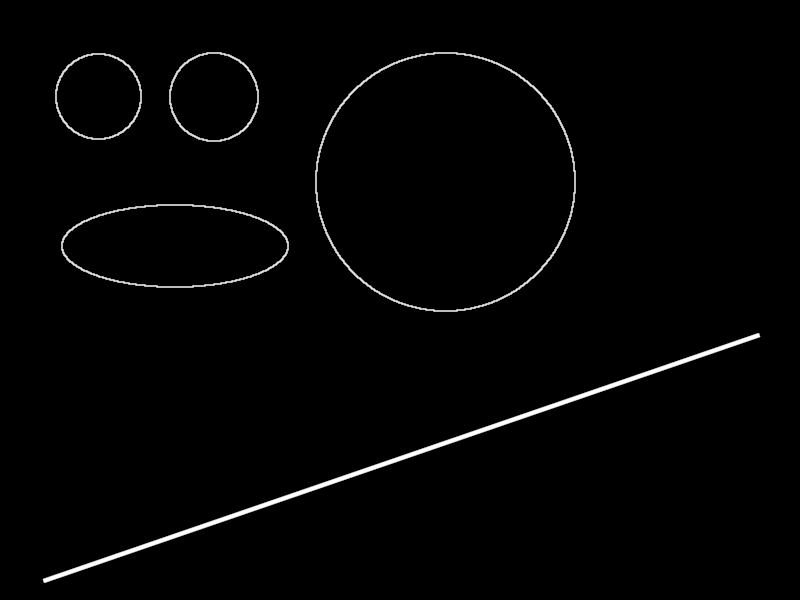
#> input picture images/bitmap.png, 800 x 600 px
$ jupyter execute --allow-errors 5_contours.ipynb   (shell and % lines are left out)
#> lines starting #> are read from the running program, lines starting #| are printed output that depends on the picture; after the words box and inside, x2 and y2 are one past the last pixel; in counts of white or black regions, pixels touching at a corner belong together; long printed decimals are rounded
[cell 1]
import numpy as np
import matplotlib.pyplot as plt
import cv2

[cell 2]
# make the plots bigger
plt.rcParams["figure.figsize"] = (10,10)

# Image segmentation

Segmentation is the process of separating pieces out of the whole. In computer vision this tends to refer to separating groups of pixels and grouping them together.
Segmentation is useful because it allows us to say "this is a ball" and "this is a square". There are many things that fall under segmentation in general, but here we will cover the one provided by OpenCV `findContours` function.

Contours can be a bit difficult to explain because on face-value they look kind of like what edge detection algorithms do. However, they are indeed more powerful, because instead of an bitmap image, denoting a kind of a map of pixels that belong to an edge, contours provide us with the edge boundaries and their relationship to other boundaries.
This makes a big difference because it allows us to test the properties of these objects.

For now, let's quickly whip up an example of edges:

[cell 3]
from scipy import ndimage

img = np.zeros((256, 256), dtype=np.uint8)
img[64:-64, 64:-64] += 3
img[32:-32, 32:-32] += 2
img[16:-16, 16:-16] += 1
plt.imshow(img)
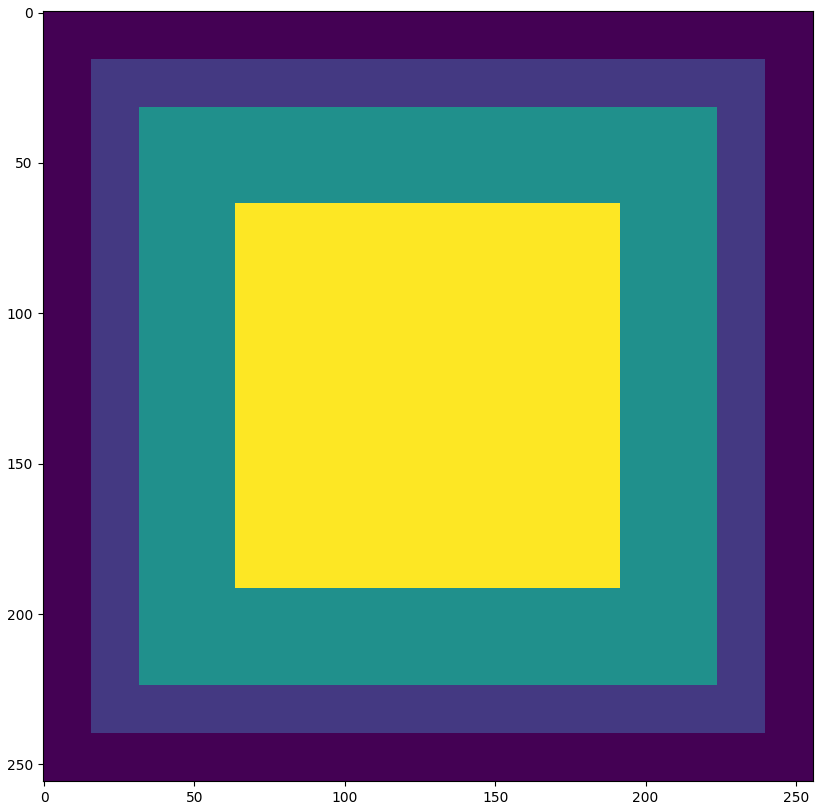
#> figure drawn by matplotlib, 1 panel

Let's repeat what we did in the previous excercise and detect edges:

[cell 4]
edges = cv2.Canny(img, 0, 1)
plt.imshow(edges)
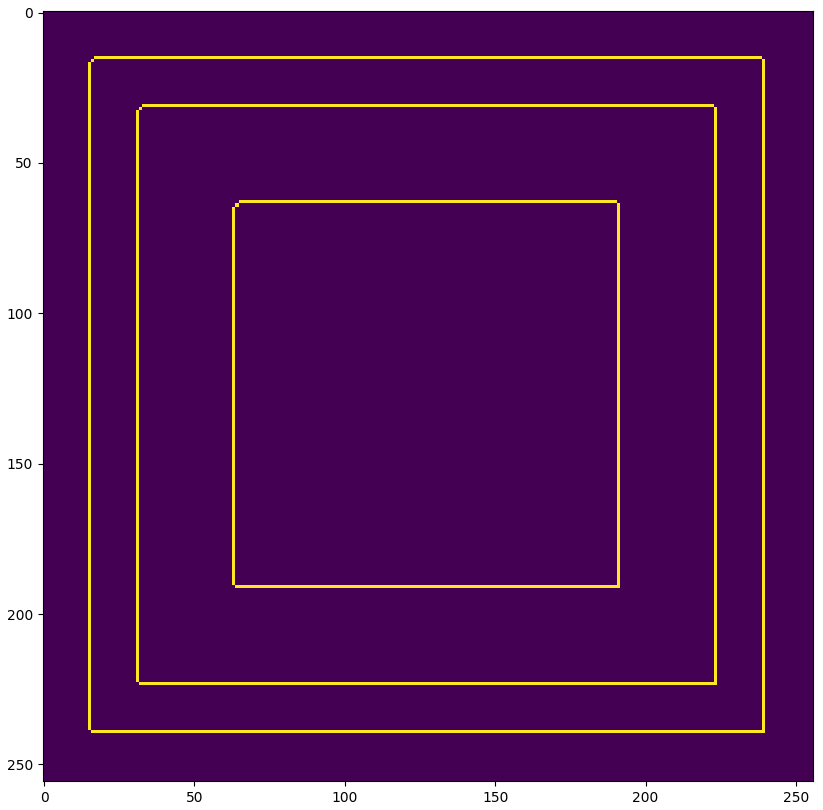
#> figure drawn by matplotlib, 1 panel

# Contours

Everything you could possibly want to learn about contours can be found in the [OpenCV Contours Tutorials](https://docs.opencv.org/3.4/d3/d05/tutorial_py_table_of_contents_contours.html). At this point I would most heartily recommend that you at least cover the [Getting Started](https://docs.opencv.org/3.4/d4/d73/tutorial_py_contours_begin.html) portion of OpenCV tutorials because they will demistify what the function arguments are and what contours are.

After that feel free to jump back to this notebook where I will attempt to demistify what the function returns back. Unfortunately, due to the historical ties of OpenCV to C++ the returned values are somewhat confusing. More than some deep knowledge about contours, I aimed to impart in this notebook a sort-of how-to on code sleuthing on a set of practical examples. I think it's important because more than once you'll find yourself trying to wrap your head around a piece of OpenCV nonsense. We will eventually and periodically return to the topic at hand throughout the text, so there is a chance there is worthy information there, however, if this is not something you feel like you struggle with - jump straight to the second OpenCV tutorial on [Contour Features](https://docs.opencv.org/3.4/dd/d49/tutorial_py_contour_features.html), [Contour Properties](https://docs.opencv.org/3.4/d1/d32/tutorial_py_contour_properties.html) and then jump to the bottom of the notebook titled "Fitting Minimal Area Rectangles".

So, having either read the tutorial, or having pressed the "I believe" button and skipped it, let's move on:

[cell 5]
contours, hierarchy = cv2.findContours(edges, cv2.RETR_TREE, cv2.CHAIN_APPROX_SIMPLE)

Let's visualize this in the same way the [Getting Started](https://docs.opencv.org/3.4/d4/d73/tutorial_py_contours_begin.html) tutorial showed us:

[cell 6]
cimg = np.zeros((256, 256), dtype=np.uint8)
cv2.drawContours(cimg, contours, -1, (255,255,255), 1)
plt.imshow(cimg)

Hmm, but that looks exactly the same as does the output of Canny edge detector?!
So what even is the point of contours?

Let's look at what it actually returned to us:

[cell 7]
print("First Returned Value: contours")
print("    type: ", type(contours))
print("    len: ", len(contours))
print("    len(contours[0]): ", len(contours[0]))
print("First element of contours: ")
print(contours[0])

print()
print()
print()

print("Second Returned Value: hierarchy")
print("    type: ", type(hierarchy))
print("    len: ", len(hierarchy))
print("    len(hierarchy[0]): ", len(hierarchy[0]))
print("First element of hierarchy: ")
print(hierarchy[0])

So how do we make sense of this? Drawing them just makes an image of edges so that's a bust. How many contours did we even found? What are these points even? And how do we interpret the hierarchy matrix?

Here's what the documentation has to say about it:

```
    contours 	 Detected contours. Each contour is stored as a vector of points (e.g. std::vector<std::vector<cv::Point> >).
    hierarchy 	 Optional output vector (e.g. std::vector<cv::Vec4i>), containing information about the image topology. It has as many elements as the number of contours. For each i-th contour contours[i], the elements hierarchy[i][0] , hierarchy[i][1] , hierarchy[i][2] , and hierarchy[i][3] are set to 0-based indices in contours of the next and previous contours at the same hierarchical level, the first child contour and the parent contour, respectively. If for the contour i there are no next, previous, parent, or nested contours, the corresponding elements of hierarchy[i] will be negative.

Note
    In Python, hierarchy is nested inside a top level array. Use hierarchy[0][i] to access hierarchical elements of i-th contour.
```

That doesn't really make sense to me to be honest, except that apparently the length of hierarchy is the number of detected contours. So let's try to manually plot some points:

#> (a cell that did not finish here is left out)

Let's decompose the above for loop. First let's make it clear what we want.

We want to plot all the point of a single contour.
We want to use [matplotlib scatter](https://matplotlib.org/stable/api/_as_gen/matplotlib.pyplot.scatter.html) function to do that.
The `scatter` function expects the coordinates of a point in the plot, i.e. `plt.scatter(x, y)`, therefore we want to find a way to access the points of the first contour that give us the coordinates `(x, y)` of the edge of the contour. Seems reasonable enough.

My personal natural instinct would be that `contours` is a list of detected contours. Each contour itself would be a list of points making up the edges of the contour. So accessing an elements of the list `contours` would given me n-th detected contour and accessing the elements of that would give me the `j-th` point of the `i-th` contour.

So, my personal natural instinct would be to expect contour to be a list of points such as `[(x1, y1), (x2, y2), ...]`. Once I iterate over that list, I would iterate over individual points`(x1, y1)` then `(x2, y2)` and so on. If this were the case I could use the special operator `*`, called the unpacking operator, to plot my points on the graph.

The unpacking operator unpacks an array of values and passes them as individual positional arguments to a function. Effectively, when you want to call a function with multiple arguments, whose values you calculated and added to an array, can use the unpacking operator. Unpacking operator effectively performs the following: `*(x1, x2, x3...) --> x1, x2, x3...`, so when we plot `plt.scatter(*(x1, y1))` Python understands it as `plt.plot(x1, y1)`.
The unpacking operator has a big brother `**` that also works on dictionaries, in which case they would be passed in as keyword arguments instead of positional arguments. So having a dictionary of values like `d = {"arg1": 1, "arg2": 2}` and doing `function(**d)` would be interpreted by Python as `func(arg1=1, arg2=2)`.

So after that little detour back to the for-loop above. So far we expected that `contours` was a list of detected contours and that accessing an element of that list would give me the `i-th` detected contour and accessing an element of `i-th` contour gives me its `j-th` point as a tuple `(x_j, y_j)`.


It looks like we can select the i-th contour by `contours[i]`, so in our for loop `contours[0`] selects the first contour.

However, if I try that then `plt.scatter` complains that it's missing a second coordinate.
Trye printing what `point` is. If I print it I see output like `[(x1, y1)]` instead of `(x1, y1)`.
It seems that, instead of what we expected to get, which is `(x1, y1)`, what we got is `[(x1, y1)]`.

Therefore `contours` is a list of arrays of points, like `[ [(x1, y1)], [(x2, y2)], [(x3, y3)] ... ]` instead of `[(x1, y1), (x2, y2)...]`.

So when we try to call `plt.scatter(*point)` it is interpreted as `plt.scatter((x1, y1))` instead of `plt.scatter(x1, y1)`.

So, how do we fix this?

Why do we get a list of arrays of point-tuples and does that mean something?

In short, no. The reason is that OpenCV is written `C++` and there is a little bit of conversion that occurs when transiting from `C++` types to `Python` types. Someone, long ago wrote something that made sense in C++ but didn't in Python. This is a famous OpenCV "feature".
I guess nobody's perfect.

In any case, let's move on and inspect more contours. Let's plot all of the contours in separate plots with different titles and colors. After all there's only 6 of them.

[cell 9]
fig, axes = plt.subplots(2, 3, figsize=(15, 10), sharex=True, sharey=True)
i = 0
for ax, cnt, color in zip(axes.ravel(), contours, ("red", "blue", "green", "orange","black", "gray")):
    for point in cnt:
        ax.scatter(*point[0], color=color)
        ax.set_title(f"Contour {i}")
    i+=1
    ax.set_xlim(0, 256)
    ax.set_ylim(0, 256)
plt.tight_layout()
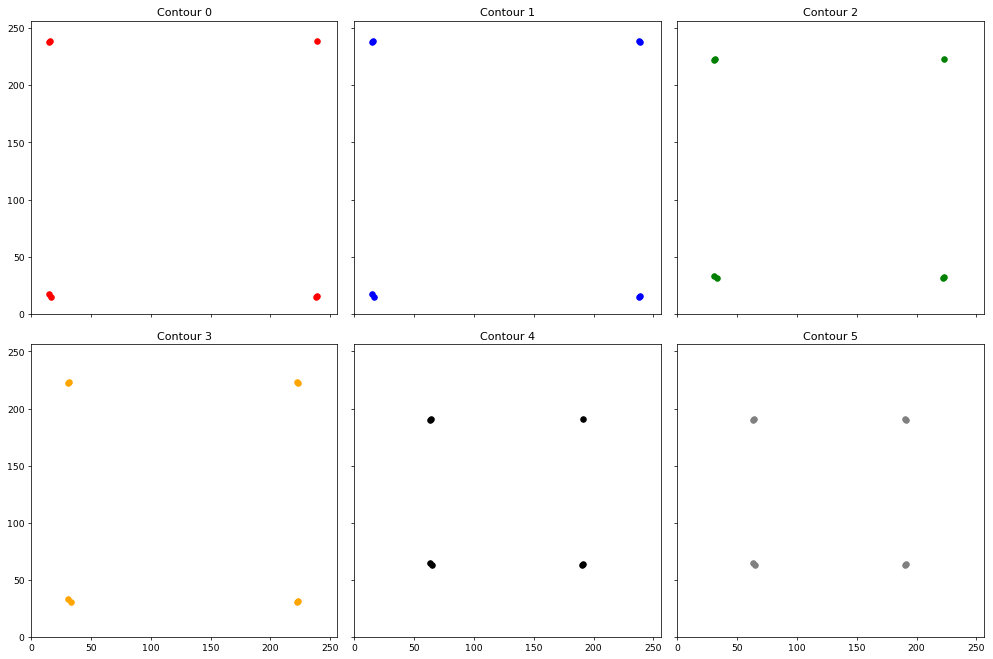
#> figure drawn by matplotlib, 6 panels

Hmm, interesting!

So it found the "same" contours as different contours, with the difference being only a couple of pixels.

The contours are lines that track pixels of the same intensity - there is no requirement for this to be a closed curve whatsoever. It could be that the algorithm noticed the edges of the squares. where even we can see the pixel intensity is not as large, failed to close the contour and then double-backed on it. It could be that the fuzzy corners also made the contours detect the same one multiple times, just offset by a pixel or two.

Whatever it is, we definitely need to be careful to properly filter our retrieved contours. So let's.

Here, it would be of great benefit to check out all the kinds of properties and features contours have in the OpenCV  [Contour Features](https://docs.opencv.org/3.4/dd/d49/tutorial_py_contour_features.html) and [Contour Properties](https://docs.opencv.org/3.4/d1/d32/tutorial_py_contour_properties.html) tutorials. They are really short and basically showcase why contours are so much more powerful than edge bitmaps - they are segmented!

If it didn't occur to you, we just plotted each individual contour - individually! This is a huge step forward compared to outputs of Canny edge detector. In combination with their properties we suddenly have significantly more information on the shapes, sizes, orientations and positions of the individual clumps of pixels in our image compare to just knowing which pixels might belong to a clump but not even knowing which one they belong to!

To filter duplicated contours I looked up what property I could best take advantage of, decided it was area, and then removed contours of similar areas.

[cell 10]
# this just makes life a bit easier
# do note that not all contours have the same number of points
# and numpy hates this so we need to specify dtype=object to appease it
contours = np.array(contours, dtype=object)

areas = []
for cnt in contours:
    areas.append(cv2.contourArea(cnt))
print("All areas: ", areas)


# if the contours area are different by more than 5% of
# total image area we consider them different.
dimx, dimy = img.shape
total_image_area = dimx*dimy
area_threshold = 0.1 * total_image_area

# diff gives me the differences between neighbouring elements
# so 1st minus 2nd, 2nd minus 3rd etc...
# We can use this here because we know they are neatly ordered,
# otherwise we might have to be a bit more clever.
diff = np.abs(np.diff(areas))
same_cnts = diff < area_threshold

# note that our indices will be 1 off because how diff works
# so we add the 1st element by hand and then add the rest after it
duplicates = [False]
duplicates.extend(same_cnts)
print("Duplicate contour: ", duplicates)

# so let's finally select the non-dupes
contours = contours[np.logical_not(duplicates)]

print(f"Selected {len(contours)} contours, rejected {duplicates.count(True)} contours as duplicates.")
cimg = np.zeros((256, 256), dtype=np.uint8)
cv2.drawContours(cimg, contours, -1, (255,255,255), 1)
plt.imshow(cimg)

So why have this section here and what have we learned?

Image algorithms are not perfect. They stumble, probably, more so than other algorithms from the CS domain. This is to be expected because Computer Vision is hard. Especially for computers. This same situation will occur again, soonest probably already in the following exercise where we use Hough Transform to detect lines, except in that case I won't provide the detailed walkthrough on how to debug issues, filter results and wrap your head around the weird OpenCV output formats. Hopefully, there are lessons and tricks you can take away from this hands on example, that you can apply there as well.

## Fitting minimal area rectangles

Let's take a different example, where we can see how poweful knowing moments (f.e. circumference, area, etc..) of our contours can be. Here we will experiment a little with a particular function that fits minimal area rectangles to contours, found in the [Contour Features](https://docs.opencv.org/3.4/dd/d49/tutorial_py_contour_features.html) tutorial.

To save us some time repeating the above, I've pre-made a bitmap, let's jump straight to detected edges.

[cell 11]
img = cv2.imread("images/bitmap.png", cv2.IMREAD_GRAYSCALE)
#> img is the input picture: shape (600, 800); min 0, max 255, mean 3.6

contours, hierarchy = cv2.findContours(img, cv2.RETR_TREE, cv2.CHAIN_APPROX_NONE)
#> contours = 9 contours; largest, box (x1, y1, x2, y2) and area: (315, 52, 576, 312) 53154, (316, 53, 575, 311) 51818, (61, 204, 289, 288) 14939, (62, 205, 288, 287) 14189, (169, 52, 259, 142) 6319

cimg = np.zeros(img.shape, dtype=np.uint8)
cv2.drawContours(cimg, contours, -1, (255,255,255), 1)
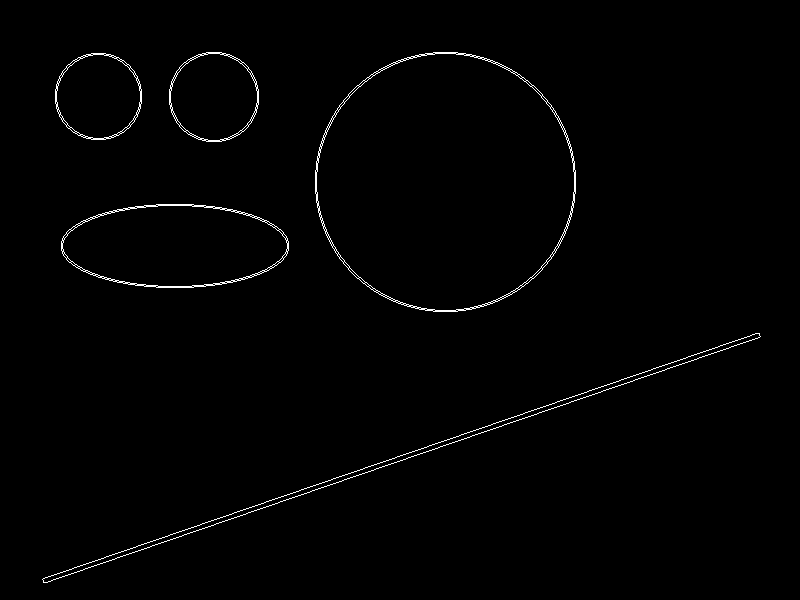
#> cimg: shape (600, 800); 1% white in thin lines or dots, all inside (x1, y1, x2, y2) = (42, 52, 761, 583)
plt.imshow(cimg)

The function of interest here, is `cv2.minAreaRect` function. Let's see what it's docstring can tell us

#> (a cell that did not finish here is left out)

Let's just fit all min area rectangles we can.

[cell 13]
cimg = np.zeros(img.shape, dtype=np.uint8)
treshold = 5

rectangles = []
for cnt in contours:
    rect = cv2.minAreaRect(cnt) # [x, y, w, h, theta]
    rectangles.append(rect)

    # let's draw them simultaneously so we save some space
    box = cv2.boxPoints(rect)
    box = np.asarray(box, dtype=np.int32)
    cv2.fillPoly(cimg, [box], (255, 255, 255))
#> this loop made 9 passes
#> (rect, box) on passes 1 to 5: (((401, 457.5), (758.1, 5.48), -18.97), [[43, 583], [41, 578], [758, 331], [760, 336]]), (((174.5, 245.5), (83, 227), -90), [[288, 287], [61, 287], [61, 204], [288, 204]]), (((174.5, 245.5), (81, 225), -90), [[287, 286], [62, 286], [62, 205], [287, 205]]), (((98, 96), (86, 86), -90), [[141, 139], [55, 139], [55, 53], [141, 53]]), (((98, 96), (83.4, 83.4), -38.66), [[91, 154], [39, 89], [104, 37], [156, 102]])
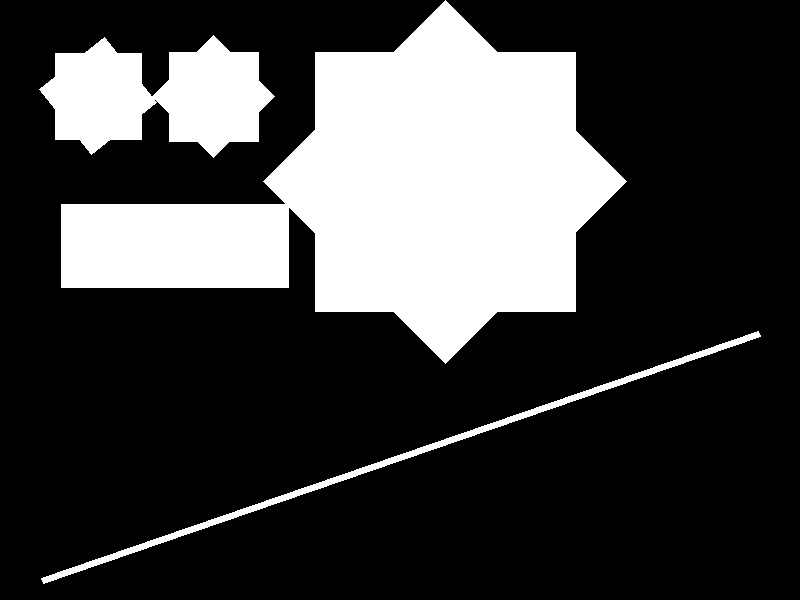
#> cimg: shape (600, 800); 25.1% white; 3 white regions, box (x1, y1, x2, y2) and area: (61, 0, 627, 364) 97719, (39, 35, 275, 158) 17751, (41, 331, 761, 584) 4802
#> after the loop, rectangles = 9 items

plt.imshow(cimg)

Hmm, interesting that `minAreaRect` found 2 equivalent solutions to fitting squares to circles, reminds you of something we just saw above perhaps?

If you feel like it, feel free to try to use some properties and features of contours to remove duplicate rectangles in the image, but as far as the main line of the notebook goes, we are interested only in the line features. How can we extract those?

Naturally, lines on images are really loooong looooooooong rectangles. So let's check their sides maybe?

[cell 14]
cimg = np.zeros(img.shape, dtype=np.uint8)

treshold = 5
lines = []
for cnt in contours:
    rect = cv2.minAreaRect(cnt) # [x, y, w, h, theta]
    box = cv2.boxPoints(rect)
    box = np.asarray(box, dtype=np.int32)

    # lines are really long - i.e. one of their sides
    # is much larger than the other. Let's say if
    # one of the sides is threshold times the other one
    # we reject it!
    (x,y), (w, h), theta = rect
    if (w/h > treshold) or (h/w > treshold):
        lines.append(rect)
        cv2.fillPoly(cimg, [box], (255, 255, 255))
#> this loop made 9 passes
#> (box, x, y, w, h, theta) on passes 1 to 5: ([[43, 583], [41, 578], [758, 331], [760, 336]], 401, 457.5, 758.1, 5.48, -18.97), ([[288, 287], [61, 287], [61, 204], [288, 204]], 174.5, 245.5, 83, 227, -90), ([[287, 286], [62, 286], [62, 205], [287, 205]], 174.5, 245.5, 81, 225, -90), ([[141, 139], [55, 139], [55, 53], [141, 53]], 98, 96, 86, 86, -90), ([[91, 154], [39, 89], [104, 37], [156, 102]], 98, 96, 83.4, 83.4, -38.66)
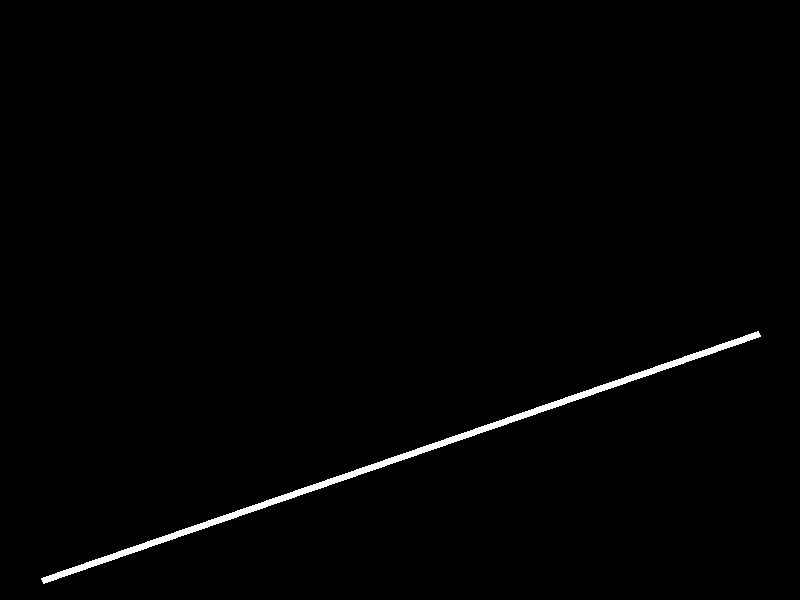
#> cimg: shape (600, 800); 1% white; 1 white region, box (x1, y1, x2, y2) and area: (41, 331, 761, 584) 4802
#> after the loop, lines = [((401, 457.5), (758.1, 5.48), -18.97)]

plt.imshow(cimg)
print(lines)
#| [((401.000, 457.5), (758.056, 5.476), -18.966)]
